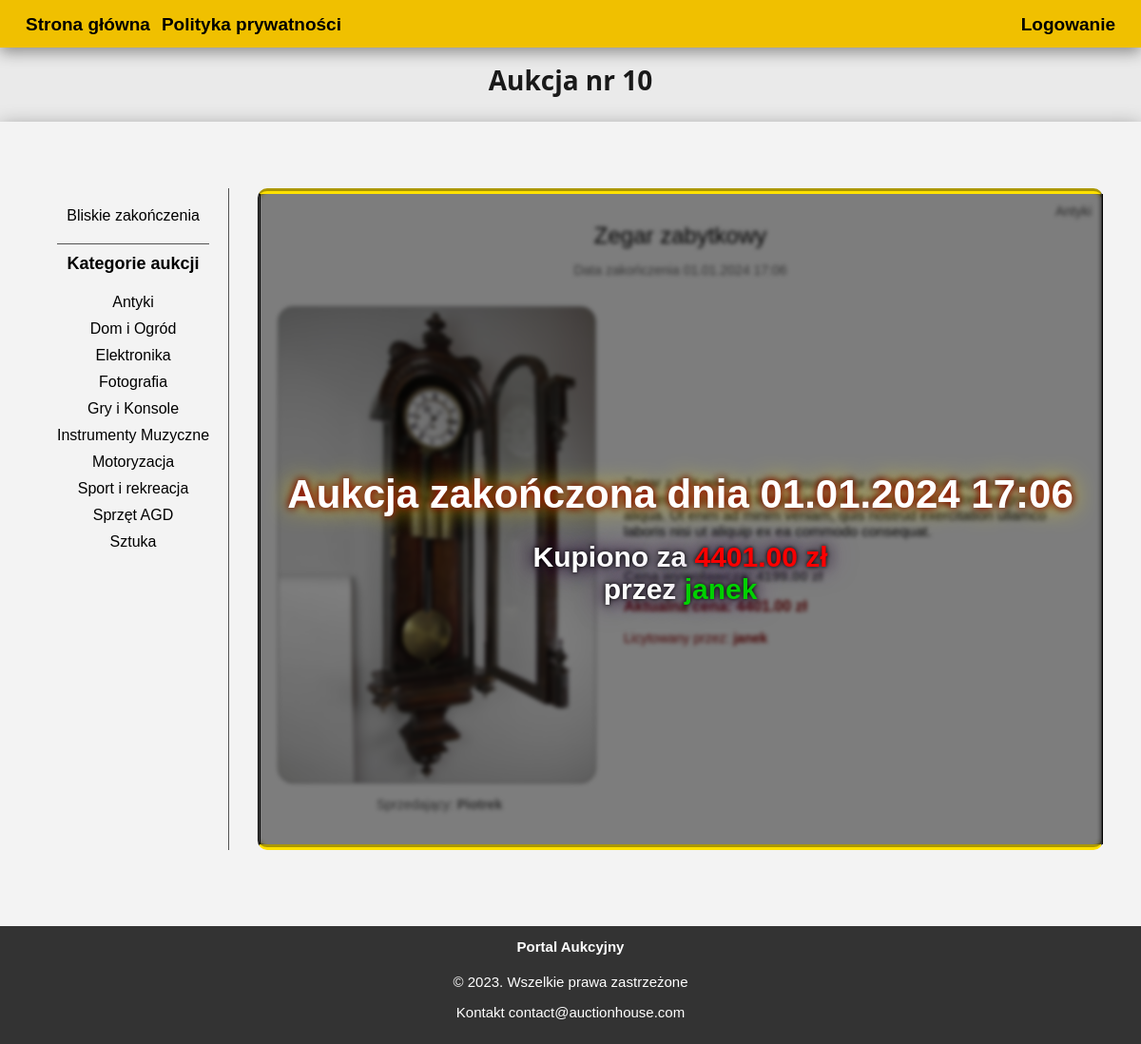
/auction.php?id=10, run on the app's committed database.
### tables this page shows
CREATE TABLE `auctions` (
  `auctionID` int(11) NOT NULL,
  `userID` int(11) DEFAULT NULL,
  `creationDate` timestamp NOT NULL DEFAULT current_timestamp(),
  `itemName` varchar(255) DEFAULT NULL,
  `category` varchar(124) DEFAULT NULL,
  `picture` varchar(255) DEFAULT NULL,
  `description` varchar(1024) DEFAULT NULL,
  `endDate` timestamp NULL DEFAULT NULL,
  `askingPrice` decimal(10,2) DEFAULT NULL,
  `currentPrice` decimal(10,2) DEFAULT NULL,
  `status` varchar(20) DEFAULT NULL,
  `auctioneerID` int(11) DEFAULT NULL
);

CREATE TABLE `users` (
  `id` int(10) NOT NULL,
  `username` varchar(35) NOT NULL,
  `email` varchar(100) NOT NULL,
  `pwd` varchar(255) NOT NULL,
  `created_at` datetime NOT NULL DEFAULT current_timestamp()
);

### includes/auction.inc.php (called while the page is built)
<?php
function getAuctionById(object $pdo, $id)
{
    $query = "SELECT * FROM auctions WHERE auctionID = ?";
    $stmt = $pdo->prepare($query);
    $stmt->bindParam(1, $id, PDO::PARAM_STR);
    $stmt->execute();
    $result = $stmt->fetch(PDO::FETCH_ASSOC);
    return $result;
}

### auction.php (the view, shortened to what this page needs)
<?php
    require_once "includes/presentAuctions.inc.php";
    require_once "includes/presentAuctions_model.inc.php";
    require_once "includes/auction.inc.php";
    if(isset($_GET['id'])){
        $id = urldecode($_GET['id']);
        $auction = getAuctionById($pdo, $id);
    }
    if($auction)
    {
        $auctionEndDateTimestamp = strtotime($auction['endDate']);
    }
?>
<!DOCTYPE html>
<html lang="pl">
<head>
    <link rel="stylesheet" type="text/css" href="css/auction.css">
    <link rel="stylesheet" type="text/css" href="css/style.css">
</head>
<body>
    <header>
        <?php include 'nav.php' ?>
        <div class="title-header">
            <?php echo "<h1>Aukcja nr " . $id . "</h1>";?>
        </div>
    </header>
<?php if($auction){?>
    <div class="container">
<main>
        <div class="left">
        <a href="present_auctions.php" id="ostatnie_aukcje" >Bliskie zakończenia</a>
            <div class="section-title">Kategorie aukcji</div><br>
            <?php $categories = getCategories($pdo)?>
            <?php
                foreach ($categories as $category){?>
                <a href="auctions_category.php?category=<?php echo urlencode($category['category'])?>">
                <?php echo ucfirst($category['category']) ?></a>
            <?php }?>
        </div>
        <div class="right">
            <div class="auction">
                <p class="auctionName"><?php echo $auction['itemName'] ?></p>
                <p class="endDate">Data zakończenia <?php echo date('d.m.Y H:i', $auctionEndDateTimestamp); ?></p>
                <div class="auction-bottom">
                    <div class="auction-left">
                            <p class="categoryName"><?php echo $auction['category'] ?></p>
                            <p class="picture"><img src="<?php echo "uploads/{$auction['picture']}"?>"></p>
                        <p class="sellerName">Sprzedający: <a id='seller_name' style="font-weight: bold;"><?php get_user_name($pdo, $auction['userID']); ?> </a></p>
                    </div>
                    <div class="auction-right">
                        <p class="description"><?php echo $auction['description'] ?></p>
                        <p class="askingPrice">Cena wywoławcza: <?php echo $auction['askingPrice'] ?> zł</p><br>
                        <p class="currentPrice" data-auction-id="<?php echo $id; ?>">Aktualna cena: <?php echo $auction['currentPrice'] ?> zł</p>
                        <p class="auctioneerName">Licytowany przez: <a id='auctioneer_name' data-auction-id="<?php echo $id; ?>"><?php get_user_name($pdo, $auction["auctioneerID"]);?> </a></p>
                    </div>
                </div>
                <?php
                    if($auction['status']=='Closed') {?>
                    <div class='fog' style="display: flex;" data-auction-id="<?php echo $id; ?>"></div>
                        <div class="auction-closed">
                            <p class="auction-ended">Aukcja zakończona dnia <?php echo date('d.m.Y H:i', $auctionEndDateTimestamp); ?> </p>
                            <p class="sold">Kupiono za <a style="color: red;"><?php echo $auction['currentPrice']?> zł</a><br>
                            przez <a style="color: #00D100;"><?php get_user_name($pdo, $auction['auctioneerID'] )?></a></p>
                        </div>
                <?php }else {?>
                        <div class='fog' style="display: none;" data-auction-id="<?php echo $id; ?>"></div>
                <?php }?>
            </div>
        </div>
    </div>
<?php }?>
    <?php include 'includes/footer.php' ?>
</body>
</html>

### includes/presentAuctions_model.inc.php (shortened to what this page needs)
<?php
function getCategories(object $pdo)
{
    $query = "SELECT DISTINCT category FROM auctions ORDER BY category";
    $stmt = $pdo->prepare($query);
    $stmt->execute();
    while($row = $stmt->fetch(PDO::FETCH_ASSOC)){
        $categories[] = $row;
    }
    return $categories;
}
function get_user_name(object $pdo, $userID)
{
    if($userID!=null)
    {
        $query = "SELECT username FROM users WHERE id = :userID";
        $stmt = $pdo->prepare($query);
        $stmt->bindParam(':userID', $userID, PDO::PARAM_INT);
        $stmt->execute();
        $seller_name = $stmt->fetch(PDO::FETCH_ASSOC);
        echo $seller_name['username'];
    }
    else{
        echo '-';
    }
}

### css/auction.css (style rules this page uses)
a:link { text-decoration: none; }
h1 { padding: 15px; margin: 0 ; display: flex; justify-content: center; align-items: center; }
main { padding: 40px; display: grid; grid-template-columns: auto 1fr; grid-column-gap: 30px; margin-top: 10px; margin-bottom: 20px; }
.section-title { font-size: 18px; font-weight: bold; }
.left { border-right: thin solid rgb(82, 82, 82); font-size: 18px; padding: 20px; text-align: center; }
.left a { display: block; text-decoration: none; color:rgb(0, 0, 0); font-size: 16px; margin-bottom:10px; }
.left #ostatnie_aukcje { text-align: center; padding-bottom: 20px; font-size: 16px; border-bottom: thin solid rgb(82, 82, 82); }
.picture img { content: ''; display: flex; max-width: 550px; max-height: 500px; background-color: #000000; border-radius: 15px; outline: solid 1px rgb(148, 148, 148); }
.categoryName { position: absolute; right:20px; top: 0px; font-size: 16px; color: #333; font-weight: lighter; }
.auctionName { font-size: 24px; color: #000; margin: 10px 0; width: 100%; text-align: center; }
.endDate { font-size: 14px; font-weight: lighter; text-align: center; margin-bottom: 5px; color: #696969; }
.auction { border-radius: 10px; border-top: rgb(255, 225, 0) 6px groove; border-bottom: rgb(255, 225, 0) 6px groove; border-right: 2px groove rgb(0, 0, 0) ; border-left: 2px groove rgb(0, 0, 0) ; background-color: rgb(250, 250, 250); padding: 20px; display: block; max-height: fit-content; position: relative; max-width: 1000px; }
.auction-bottom { display: flex; }
.auction-left { text-align: center; }
.auction-right { margin: auto; margin-right: 5px; margin-left:25px; padding: 5px; display: block; max-width: fit-content; max-height: fit-content; }
.auction .categoryName { display: flex; font-size: 14px; margin: 0; position: absolute; top: 10px; right: 10px; color: rgb(80, 80, 80); }
.auction .currentPrice { display: inline-block; color: darkred; font-size: 16px; margin-top: 0px; font-weight: bold; }
.auction .askingPrice { display: inline-block; color: rgb(90, 90, 90); font-size: 15px; font-weight: bold; }
.auctioneerName, .sellerName { flex-wrap: nowrap; display: block; font-size: 14px; font-weight: none; margin-left:5px; }
.auctioneerName { margin-top: 0px; margin-left: 0px; color: darkred; }
.sellerName { color: rgb(90, 90, 90); }
.auction .fog { background-color: rgba(0, 0, 0, 0.5); display: none; position: absolute; top:0; left:0; z-index: 2; min-width: 100%; min-height: 100%; backdrop-filter: blur(2px); border-right: 1px solid; border-left: 1px solid; }
.auction-ended { text-wrap: nowrap; z-index: 3; color: rgb(255, 255, 255); text-shadow: 0px 0px 8px rgb(175, 0, 0), 0 0 0.6em rgb(255, 225, 0), 0 0 0.2em rgb(0, 0, 0); position: absolute; top:40%; left:50%; transform: translate(-50%, -50%); font-size: 42px; font-weight: bold; }
.sold { z-index: 3; color: rgb(255, 255, 255); text-shadow: 0px 0px 4px rgb(0, 0, 0), 0 0 1em rgb(79, 0, 107), 0 0 0.5em rgb(0, 0, 0); position: absolute; top:54%; left:50%; transform: translate(-50%, -50%); font-size: 30px; font-weight: bold; }
.auction-closed { text-align: center; }
#seller_name, #auctioneer_name { font-weight: bold; display: inline; }

### css/style.css (style rules this page uses)
html { font-family: Arial, sans-serif; font-size: 15px; }
body { margin: 0; padding: 0; align-items: center; justify-content: center; }
a:link, a:visited { text-decoration: none; color: black; }
.title-header { width: auto; font-size: clamp(16px, 2vw,24px); color:rgb(25, 25, 25); background-color: rgb(234, 234, 234); padding-bottom: 10px; pointer-events: none; font-family: Verdana, sans-serif; font-weight: bold; justify-content:center; text-align: center; align-content: center; }
.title-header h1 { font-weight: bold; font-size: clamp(28px,2vw,40px); margin-top:0px; font-family: 'Segoe UI', Tahoma, Geneva, Verdana, sans-serif; }
.container { display: flex; box-shadow: 0 5px 20px rgba(0, 0, 0, 0.4); padding-top: 20px; padding-bottom: 20px; background-color: rgb(243, 243, 243); min-width: 100%; min-height: 100%; height: auto; width: auto; justify-content:center; }
.title-header h1 { font-weight: bold; font-size: clamp(28px,2vw,36px); margin-top:0px; font-family: 'Segoe UI', Tahoma, Geneva, Verdana, sans-serif; }

### data on the page
auctions: itemName "Zegar zabytkowy", endDate "01.01.2024 17:06", category "Antyki", picture (picture), description "Zegar z XIX wieku. Lorem ipsum dolor sit amet, consectetur adipiscing elit, sed do eiusmod tempor incididunt ut labore et dolore magna aliqua. Ut enim ad minim veniam, quis nostrud exercitation ullamco laboris nisi ut aliquip ex ea commodo consequat.", askingPrice "4199.00", currentPrice "4401.00"
users: username "Piotrek"
users: username "janek janek"

### other printed values
$id "10"
$category['category'] "Antyki"
$category['category'] "Dom i Ogród"
$category['category'] "Elektronika"
$category['category'] "Fotografia"
$category['category'] "Gry i Konsole"
$category['category'] "Instrumenty Muzyczne"
$category['category'] "Motoryzacja"
$category['category'] "Sport i rekreacja"
$category['category'] "Sprzęt AGD"
$category['category'] "Sztuka"
